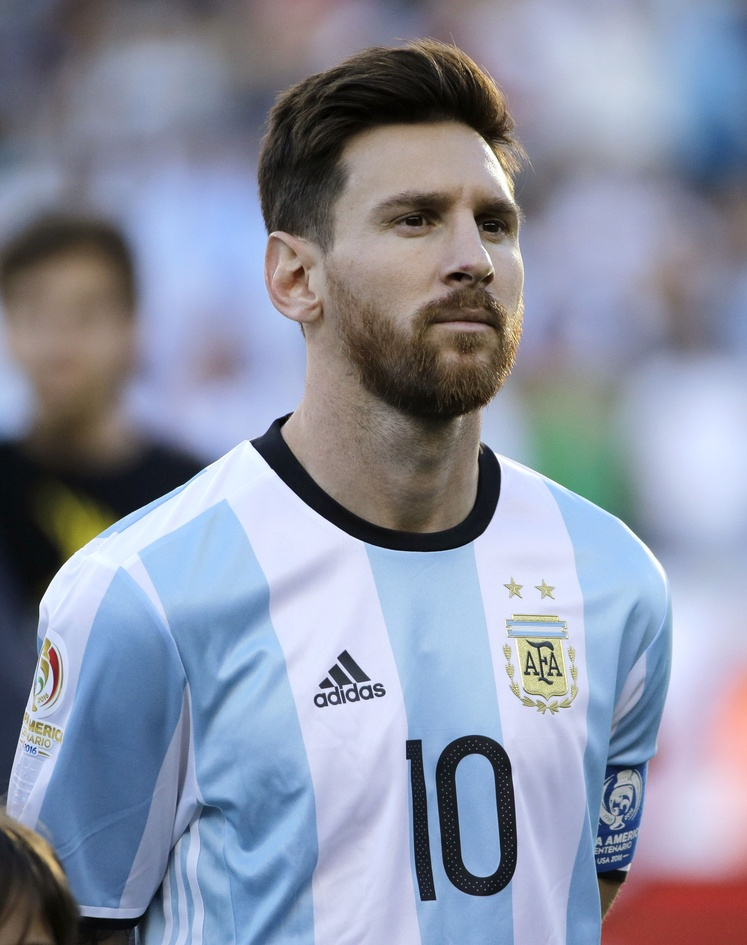
#> input picture 66465125902f0b331e4b1d60397b40b7.jpg, 747 x 945 px, shrunk from 2667 x 3376 before the run
$ jupyter execute --allow-errors Eyedetection.ipynb   (shell and % lines are left out)
#> lines starting #> are read from the running program, lines starting #| are printed output that depends on the picture
[cell 1]
import cv2
from matplotlib import pyplot as plt
import pylab
pylab.rcParams['figure.figsize'] = (10.0, 8.0)

# Download the test image and utils files

# Load the test image and create a greyscale copy of it to be used in the classifiers
base_image = cv2.imread('66465125902f0b331e4b1d60397b40b7.jpg')
#> base_image is the input picture: shape (945, 747, 3); mean B, G, R 161.4, 143.5, 137.5
grey = cv2.cvtColor(base_image, cv2.COLOR_BGR2GRAY)
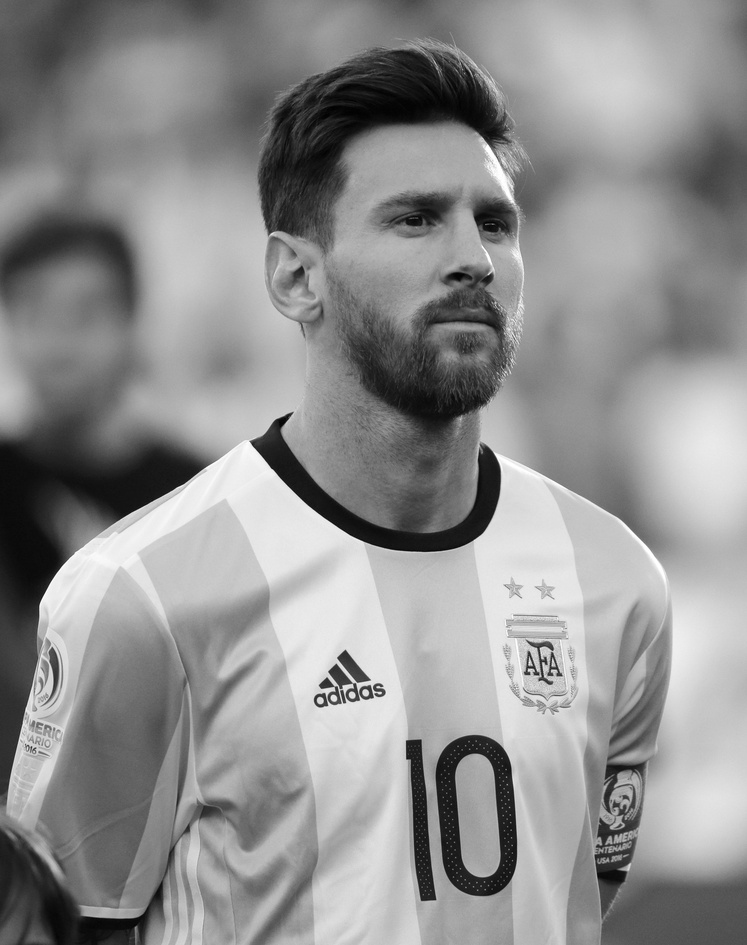
#> grey: shape (945, 747); min 0, max 255, mean 143.8
plt.imshow(cv2.cvtColor(base_image, cv2.COLOR_BGR2RGB))

# Using the pre-trained model haarcascade_frontalface_default.xml to detect faces on the pictures.
eye_cascade = cv2.CascadeClassifier('haarcascade_eye.xml')
eyes = eye_cascade.detectMultiScale(grey, 1.3, 1)
#> eyes = [[384, 193, 54, 54], [469, 204, 44, 44], [536, 682, 44, 44], [172, 318, 91, 91], [43, 196, 97, 97], [424, 151, 125, 125]]
#> (the rest of this cell did not finish here and is left out)


$ run again, with Barca.jpg copied over 66465125902f0b331e4b1d60397b40b7.jpg
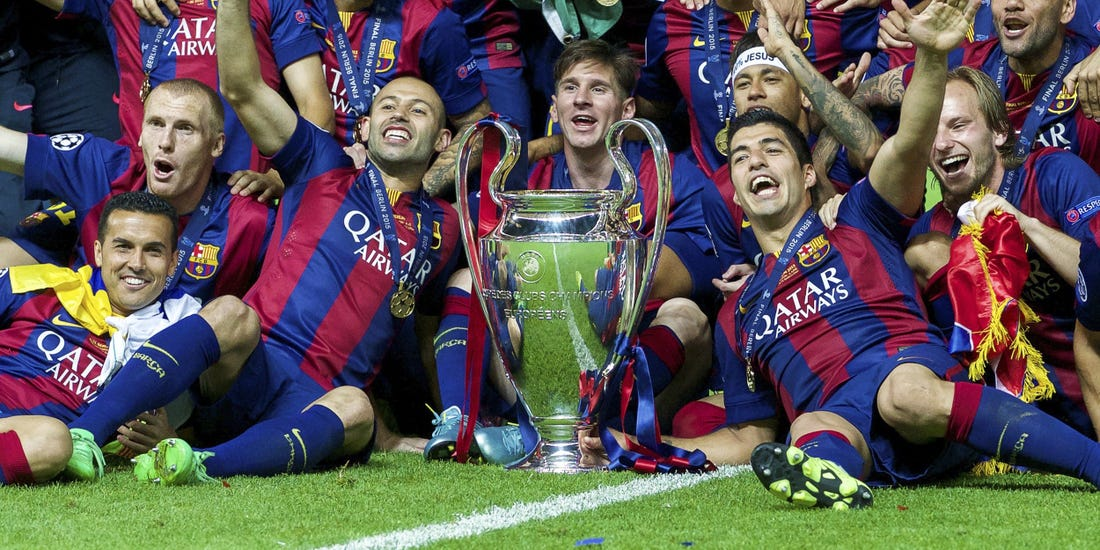
#> input picture Barca.jpg, 1100 x 550 px
#> base_image is the input picture: shape (550, 1100, 3); mean B, G, R 84.6, 86.2, 92.1
#> `grey = cv2.cvtColor(base_image, cv2.COLOR_BGR2GRAY)`:
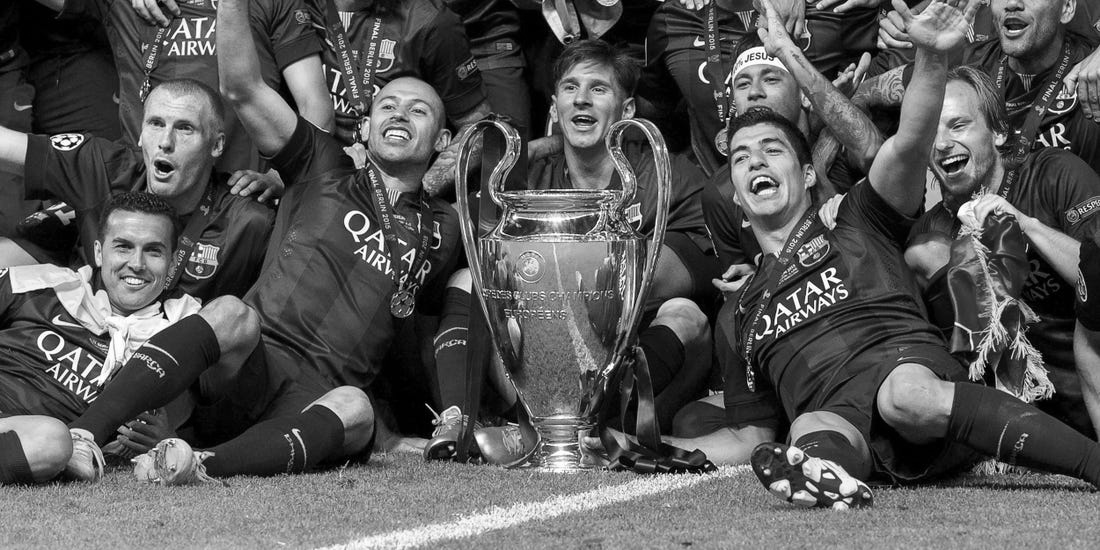
#> grey: shape (550, 1100); min 0, max 255, mean 87.8
#> eyes = [[561, 80, 20, 20], [410, 103, 20, 20], [145, 114, 20, 20], [174, 116, 23, 23], [578, 160, 20, 20]]
